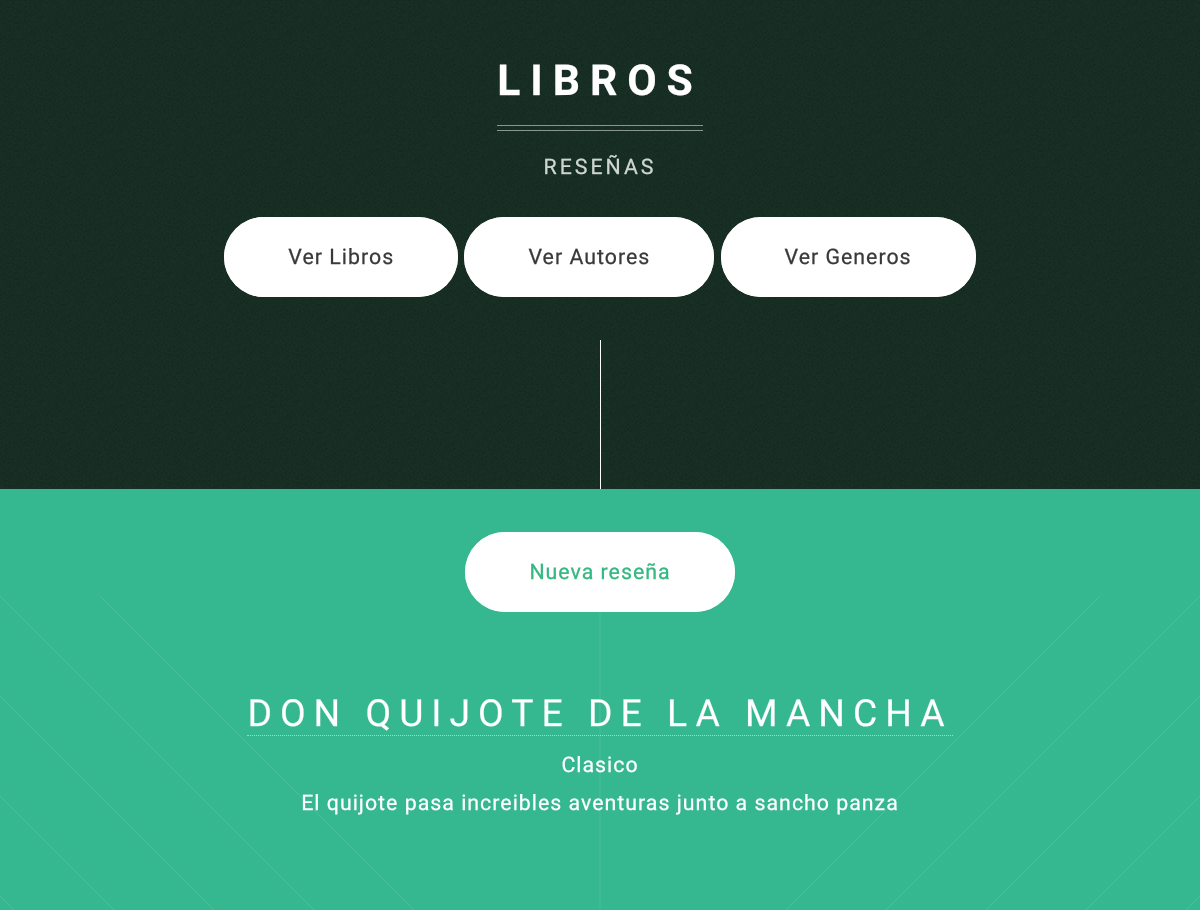
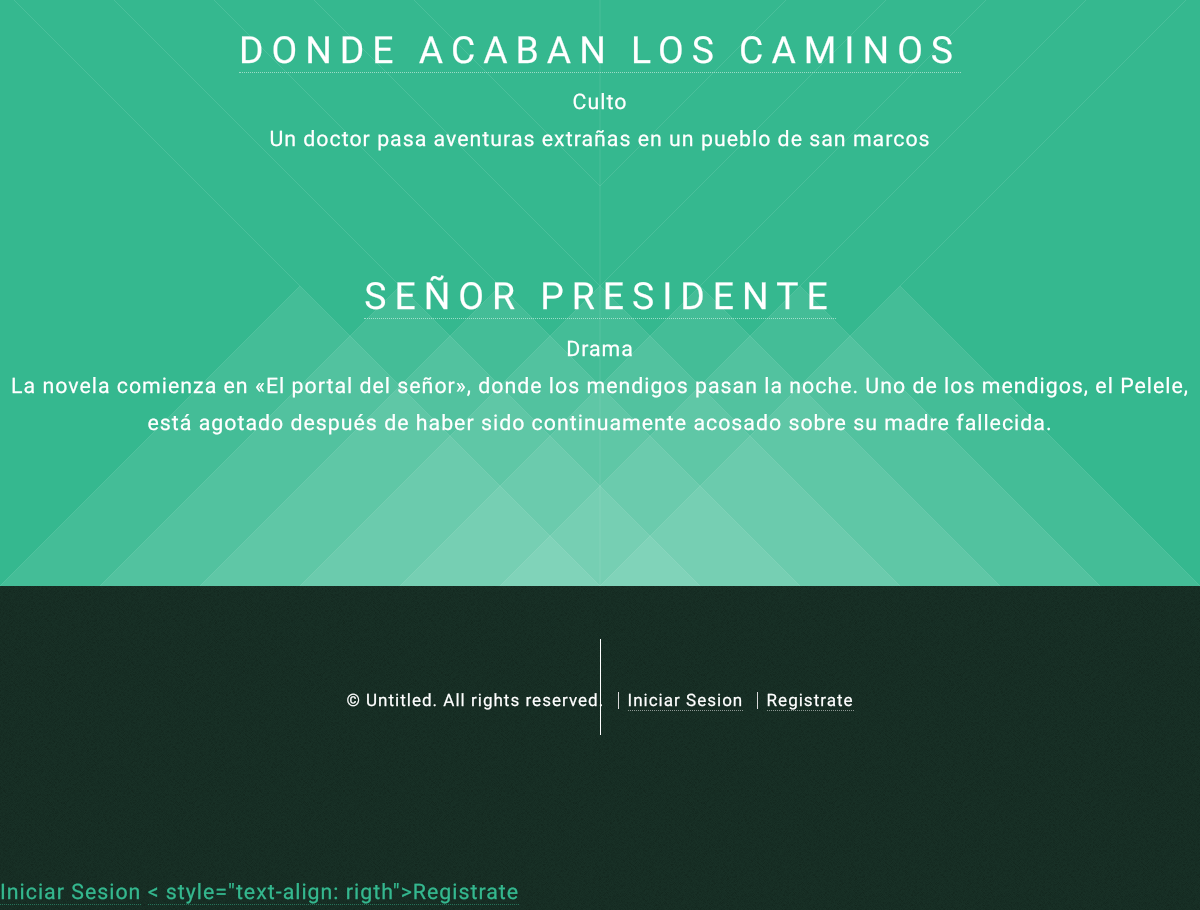
Page /libros/inicio/ on the committed database (2 pictures, top to bottom).
### CRUD/models.py (models this page shows, shortened)
class Libros(models.Model):
    creador = models.ForeignKey('auth.User')
    Titulo = models.CharField(max_length=200)
    Genero = models.ForeignKey(Generos, null=True, blank=True)
    Autor = models.ManyToManyField(Autores, through='Asignacion2')
    Editorial = models.ManyToManyField(Editoriales, through='Asignacion')
    Resena = models.TextField()
    created_date = models.DateTimeField(default=timezone.now)

class Generos(models.Model):
    NombreG = models.CharField(max_length=200)
    def __str__(self):
        return self.NombreG

### CRUD/views.py (the view)
def show_libros(request):
    libro = Libros.objects.all()
    usuario = request.user
    return render(request, 'libros_list.html', {'libro': libro, 'usuario':usuario})

### CRUD/templates/libros_list.html
{% extends 'index.html' %}
{% block content %}
    <footer>
      <a href="{% url 'CRUD.views.libro_nuevo' %}" class="button style2 scrolly">Nueva reseña</a>
    </footer>
{% for lbrs in libro %}
    <br>
    <header>
      <h2><a href="{% url 'CRUD.views.libro_detalle' pk=lbrs.pk %}#detalle">{{ lbrs.Titulo }}</a></h2>
    </header>
    <p>{{ lbrs.Genero }}</p>
    <p>{{ lbrs.Resena|linebreaksbr }}</p>
    <br>
{% endfor %}
{% endblock %}

### CRUD/static/css/main.css (style rules this page uses)
html, body, div, span, applet, object, iframe, h1, h2, h3, h4, h5, h6, p, blockquote, pre, a, abbr, acronym, address, big, cite, code, del, dfn, em, img, ins, kbd, q, s, samp, small, strike, strong, sub, sup, tt, var, b, u, i, center, dl, dt, dd, ol, ul, li, fieldset, form, label, legend, table, caption, tbody, tfoot, thead, tr, th, td, article, aside, canvas, details, embed, figure, figcaption, footer, header, hgroup, menu, nav, output, ruby, section, summary, time, mark, audio, video { margin: 0; padding: 0; border: 0; font-size: 100%; font: inherit; vertical-align: baseline; }
article, aside, details, figcaption, figure, footer, header, hgroup, menu, nav, section { display: block; }
body { line-height: 1; }
body { -webkit-text-size-adjust: none; }
*, *:before, *:after { -moz-box-sizing: border-box; -webkit-box-sizing: border-box; box-sizing: border-box; }
body { background-color: #183026; background-repeat: repeat, no-repeat; background-size: auto, cover; background-position: top left, center 0; background-attachment: fixed, fixed; font-family: 'Source Sans Pro', sans-serif; font-size: 18pt; line-height: 1.75em; font-weight: 300; letter-spacing: 1px; color: #3a3939; text-shadow: 0 0 0.5px rgba(58, 57, 57, 0.25); -webkit-text-stroke: 0.25px; }
h1, h2, h3, h4, h5, h6 { font-weight: 400; text-transform: uppercase; line-height: 1.75em; }
h1 a, h2 a, h3 a, h4 a, h5 a, h6 a { color: inherit; text-decoration: none; }
h2 { font-size: 1.25em; letter-spacing: 8px; }
a { -moz-transition: border-color 0.35s ease-in-out, color 0.35s ease-in-out; -webkit-transition: border-color 0.35s ease-in-out, color 0.35s ease-in-out; -ms-transition: border-color 0.35s ease-in-out, color 0.35s ease-in-out; transition: border-color 0.35s ease-in-out, color 0.35s ease-in-out; color: #35b88f; text-shadow: 0 0 0.5px rgba(53, 184, 143, 0.25); text-decoration: none; border-bottom: dotted 1px rgba(53, 184, 143, 0.5); }
p, ul, ol, dl, table { margin-bottom: 1em; }
header { margin-bottom: 1em; }
footer { margin-top: 1em; }
input[type="button"], input[type="submit"], input[type="reset"], button, .button { -moz-transition: background-color 0.35s ease-in-out, color 0.35s ease-in-out; -webkit-transition: background-color 0.35s ease-in-out, color 0.35s ease-in-out; -ms-transition: background-color 0.35s ease-in-out, color 0.35s ease-in-out; transition: background-color 0.35s ease-in-out, color 0.35s ease-in-out; -webkit-appearance: none; position: relative; display: inline-block; border: 0; background: #35b88f; color: #fff; text-shadow: 0 0 0.5px rgba(255, 255, 255, 0.25); cursor: pointer; text-decoration: none; outline: 0; padding: 1em 3em 1em 3em; text-align: center; border-radius: 3em; font-weight: 400; }
input[type="button"].style2, input[type="submit"].style2, input[type="reset"].style2, button.style2, .button.style2 { color: #3a3939; background: #fff; box-shadow: inset 0 0 0 1px #fff; }
#banner .button { color: #35b882; text-shadow: 0 0 0.5px rgba(53, 184, 130, 0.25); }
#banner header { margin: 1.5em 0 0 0; }
#banner header h2 { font-weight: 400; font-size: 1.75em; letter-spacing: 8px; }
#banner p { margin: 0; }
#banner footer { margin: 1em 0 0 0; }
#banner a { color: inherit; border-bottom-color: rgba(255, 255, 255, 0.5); }
@media screen and (max-width: 1680px) { body, input, textarea, select { font-size: 16pt; } }

### rows in the picture
Libros: Titulo "DON QUIJOTE DE LA MANCHA", Genero "Clasico", Resena "El quijote pasa increibles aventuras junto a sancho panza"
Libros: Titulo "DONDE ACABAN LOS CAMINOS", Genero "Culto", Resena "Un doctor pasa aventuras extrañas en un pueblo de san marcos"
Libros: Titulo "SEÑOR PRESIDENTE", Genero "Drama", Resena "La novela comienza en «El portal del señor», donde los mendigos pasan la noche. Uno de los mendigos, el Pelele, está agotado después de haber sido continuamente acosado sobre su madre fallecida."
